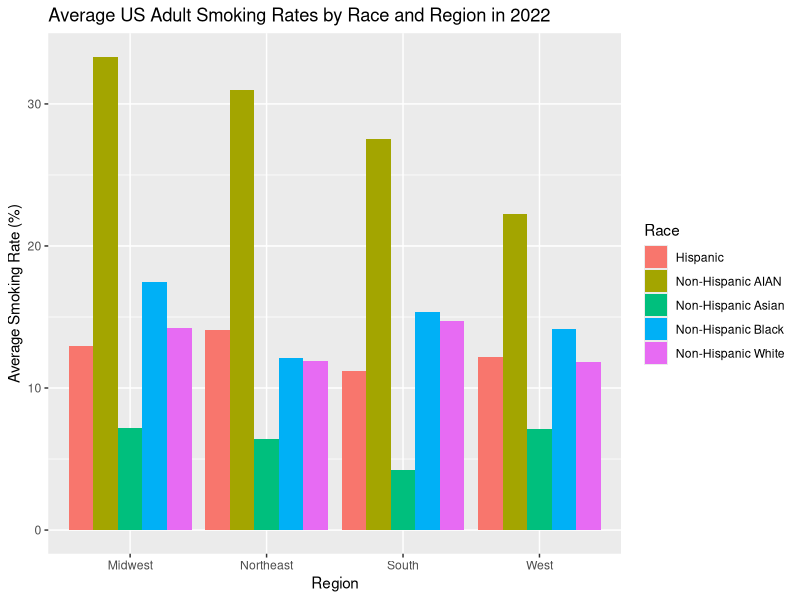
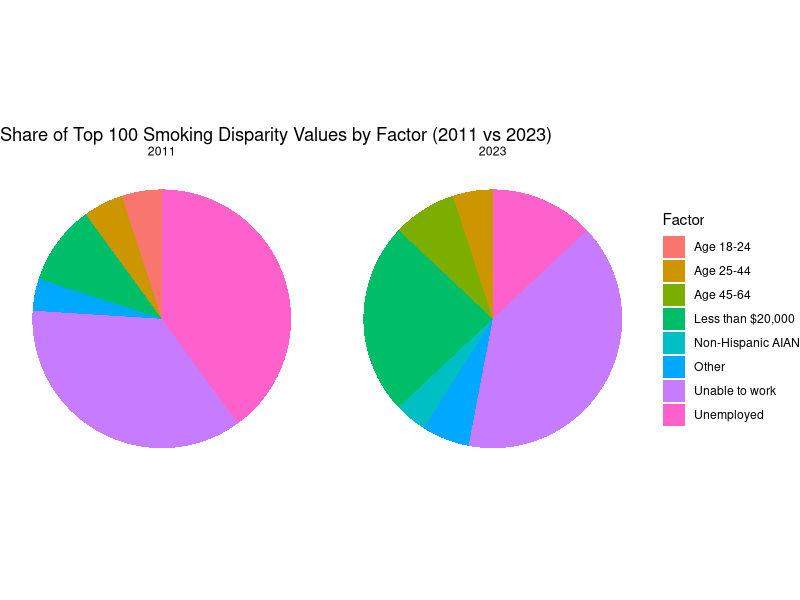
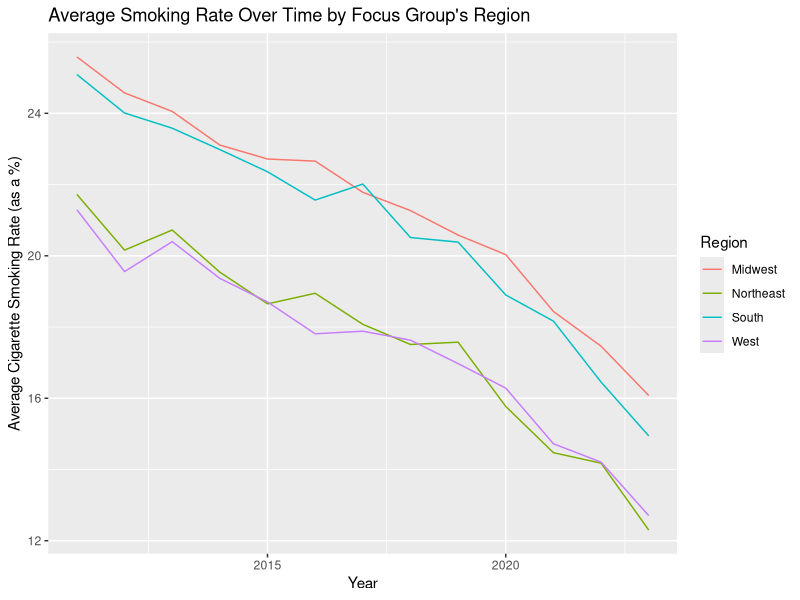
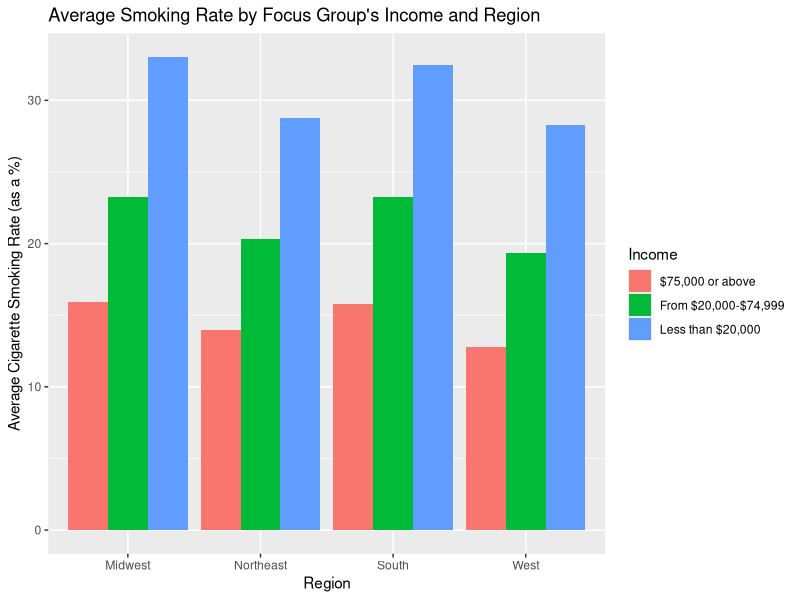
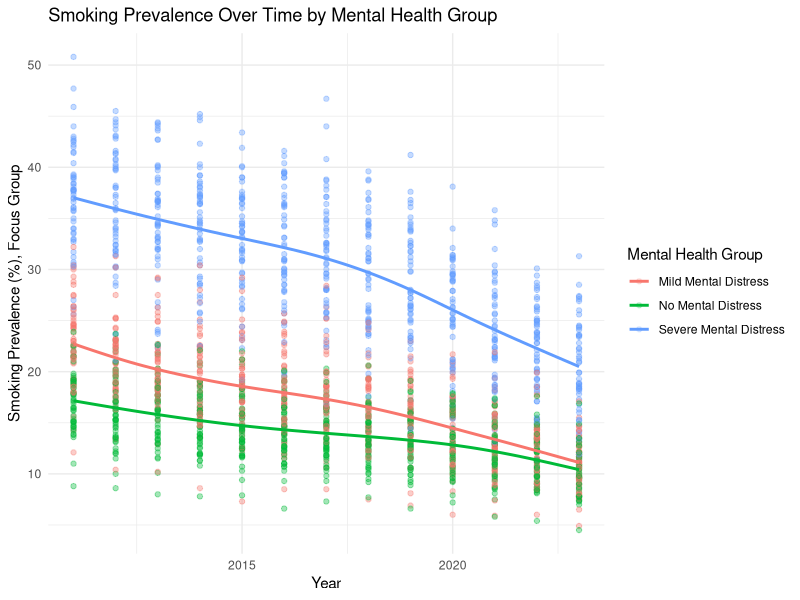

Reproduce these figures in R, in order.
## ---- chunk 1
knitr::opts_chunk$set(echo = TRUE)
library(tidyverse)

## ---- chunk 2

age <- read_csv("data/Age-Related_Disparities_in_Cigarette_Smoking_Among_Adults_20251101.csv")

employment <- read_csv("data/Employment-Related_Disparities_in_Cigarette_Smoking_Among_Adults_20251101.csv")

income <- read_csv("data/Income-Related_Disparities_in_Cigarette_Smoking_Among_Adults_20251101.csv")

m_health <- read_csv("data/Mental_Health-Related_Disparities_in_Cigarette_Smoking_Among_Adults_20251101.csv")

race <- read_csv("data/Race_and_Ethnic_Disparities_in_Cigarette_Smoking_Among_Adults_20251101.csv")

## ---- chunk 3
# Merging all tables into one. This only requires bind_rows since all variable names are the same across all five tables.

tobacco_chr <- bind_rows(age, employment, income, m_health, race)
## ---- chunk 4
# Converting quantitative variables to numeric datatypes

tobacco <- tobacco_chr |>
  mutate(across(c(`Cigarette Use Prevalence % (Focus group)`,
                   `Cigarette Use Prevalence % (Reference group)`,
                   `Disparity Value`),
                as.numeric))
## ---- chunk 5
n_distinct(tobacco$`Tobacco Use`)

# The "tobacco use" column is useless since it only says "Cigarette Use Among Adults". Therefore let's get rid of it.
tobacco <- tobacco |>
  select(-`Tobacco Use`)
## ---- chunk 6
tobacco <- tobacco |>
  group_by(`Year`,
           `State`,
           `Demographic`,
           `Comparing (Focus group)`,
           `Cigarette Use Prevalence % (Focus group)`)|>
  mutate(`Mean Disparity Value (Focus Group)` = mean(`Disparity Value`))

# Creating a new column which assigns each state to a designated region based on the Census Regions and Divisions of the United States.

tobacco_region <- tobacco |>
  mutate(
    region = case_when(
      State %in% c(
        "Maine","New Hampshire","Vermont","Massachusetts","Rhode Island","Connecticut",
        "New York","New Jersey","Pennsylvania"
      ) ~ "Northeast",
      
      State %in% c(
        "Ohio","Indiana","Illinois","Michigan","Wisconsin",
        "Minnesota","Iowa","Missouri","North Dakota","South Dakota","Nebraska","Kansas"
      ) ~ "Midwest",
      
      State %in% c(
        "Delaware","Maryland","District of Columbia","Virginia","West Virginia",
        "North Carolina","South Carolina","Georgia","Florida",
        "Kentucky","Tennessee","Mississippi","Alabama",
        "Oklahoma","Texas","Arkansas","Louisiana"
      ) ~ "South",
      
      State %in% c(
        "Idaho","Montana","Wyoming","Nevada","Utah","Colorado","Arizona","New Mexico",
        "Alaska","Washington","Oregon","California","Hawaii"
      ) ~ "West",))

tobacco_region

#To check for NA values.
tobacco_region |>
  filter(is.na(region))
## ---- chunk 7

tobacco_region |>
  filter(Year == 2022, Demographic == "Race and Ethnicity") |>
 
  group_by(Race = `Comparing (Focus group)`, region) |>
  summarize(race_mean = mean(`Cigarette Use Prevalence % (Focus group)`, na.rm = TRUE)) |>
 
  ggplot(aes(x = region, y = race_mean, fill = Race)) + geom_col(position = "dodge") +
  labs(title = "Average US Adult Smoking Rates by Race and Region in 2022",
       x = "Region", y = "Average Smoking Rate (%)", fill = "Race")

## ---- chunk 8

tobacco_region |>
  ungroup() |>
  filter(Year %in% c(2011, 2023)) |>
  select(Year, `Comparing (Focus group)`, `Disparity Value`) |>
  drop_na(`Disparity Value`) |>
  group_by(Year) |>
  slice_max(`Disparity Value`, n = 100, with_ties = F) |>
  add_count(`Comparing (Focus group)`, name = "n_fg") |>
  mutate(FocusGroup2 = ifelse(n_fg <= 3,
                              "Other",
                              `Comparing (Focus group)`)) |>
  ggplot(aes(x = "", fill = FocusGroup2)) +
  geom_bar(width = 1) +
  coord_polar(theta = "y") +
  facet_wrap(~ Year) +
  labs(title = "Share of Top 100 Smoking Disparity Values by Factor (2011 vs 2023)",
      x = NULL, y = NULL,
      fill = "Factor") +
  theme_void()
## ---- chunk 9
tobacco_region |> group_by(`Year`, region) |> 
  summarize(avg = mean(`Cigarette Use Prevalence % (Focus group)`, na.rm = T)) |>
  
  ggplot() + geom_line(aes(x = `Year`, 
                           y = avg, color = region)) +
    labs(title = "Average Smoking Rate Over Time by Focus Group's Region",
         y = "Average Cigarette Smoking Rate (as a %)",
         color = "Region")
## ---- chunk 10
tobacco_region |> filter(`Demographic` == "Income") |> group_by(`Comparing (Focus group)`, `region`) |>
  summarize(avg = mean(`Cigarette Use Prevalence % (Focus group)`, na.rm = T)) |>
  
  ggplot(aes(fill = `Comparing (Focus group)`, y = avg, x = region)) + geom_col(position = "dodge") +
    labs(title = "Average Smoking Rate by Focus Group's Income and Region",
         x = "Region",
         y = "Average Cigarette Smoking Rate (as a %)",
         fill = "Income")
## ---- chunk 11
# Convert smoking prevalence to numeric (as in your PDF)
m_health_numeric <- m_health %>%
  mutate(
    `Cigarette Use Prevalence % (Focus group)` =
      as.numeric(`Cigarette Use Prevalence % (Focus group)`)
  )

# Create scatterplot
ggplot(
  m_health_numeric,
  aes(
    x = Year,
    y = `Cigarette Use Prevalence % (Focus group)`,
    color = `Comparing (Focus group)`  # mental health category
  )
) +
  geom_point(alpha = 0.2) +
  geom_smooth(se = FALSE) +   # optional trend lines
  labs(
    title = "Smoking Prevalence Over Time by Mental Health Group",
    x = "Year",
    y = "Smoking Prevalence (%), Focus Group",
    color = "Mental Health Group"
  ) +
  theme_minimal()
